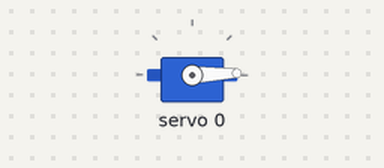
This sketch was run on a simulated Arduino Uno, built with avr-gcc and run on an emulated ATmega328P. Shown: servo.

Above: at 0.05 s.
At 2.3 s:
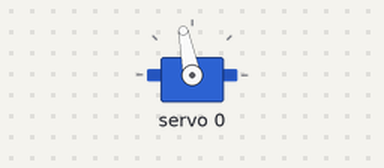
At 4.6 s:
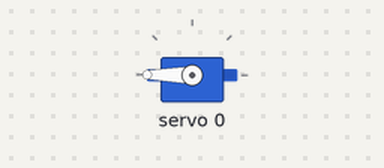
At 9.15 s:
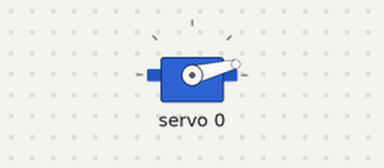
Timing chart, 0 to 12.3 s (numbered marks = the images above):
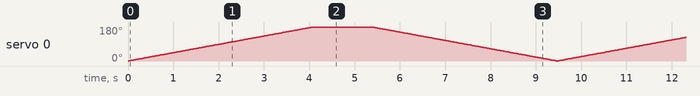

The sketch:

HCPCA9685_Servo_Example.ino
```cpp
/* FILE:    HCPCA9685_Servo_Example
   DATE:    10/06/16
   VERSION: 0.1
   AUTHOR:  Andrew Davies

   Sketch created by Hobby Components Ltd (HOBBYCOMPONENTS.COM)

10/06/16 version 0.1: Original version


This example demonstrates how to use the HCPCA9685 library together with the PCA9685
to control up to 16 servos. The sketch will initialise the library putting it into
'servo mode' and then will continuously sweep one servo connected to PWM output 0
back and forth. The example has been written particularly for the 16 Channel 12-bit
PWM Servo Motor Driver Module (HCMODU0097) available from hobbycomponents.com

To use the module connect it to your Arduino as follows:

PCA9685...........Uno/Nano
GND...............GND
OE................N/A
SCL...............A5
SDA...............A4
VCC...............5V

External 5V Power for the servo(s) can be supplied by the V+ and GND input of the
screw terminal block.

PLEASE NOTE: Depending on your servo it is possible for this sketch to attempt
drive the servo beyond its end stops. If your servo is hitting its end stops then
you should adjust the the min and max values in this sketch.

You may copy, alter and reuse this code in any way you like, but please leave
reference to HobbyComponents.com in your comments if you redistribute this code.
This software may not be used directly for the purpose of selling products that
directly compete with Hobby Components Ltd's own range of products.

THIS SOFTWARE IS PROVIDED "AS IS". HOBBY COMPONENTS MAKES NO WARRANTIES, WHETHER
EXPRESS, IMPLIED OR STATUTORY, INCLUDING, BUT NOT LIMITED TO, IMPLIED WARRANTIES OF
MERCHANTABILITY AND FITNESS FOR A PARTICULAR PURPOSE, ACCURACY OR LACK OF NEGLIGENCE.
HOBBY COMPONENTS SHALL NOT, IN ANY CIRCUMSTANCES, BE LIABLE FOR ANY DAMAGES,
INCLUDING, BUT NOT LIMITED TO, SPECIAL, INCIDENTAL OR CONSEQUENTIAL DAMAGES FOR ANY
REASON WHATSOEVER.
*/


/* Include the HCPCA9685 library */
#include "HCPCA9685.h"

/* I2C slave address for the device/module. For the HCMODU0097 the default I2C address
   is 0x40 */
#define  I2CAdd 0x40


/* Create an instance of the library */
HCPCA9685 HCPCA9685(I2CAdd);


void setup()
{
  /* Initialise the library and set it to 'servo mode' */
  HCPCA9685.Init(SERVO_MODE);

  /* Wake the device up */
  HCPCA9685.Sleep(false);
}


void loop()
{
  unsigned int Pos;

  /* Sweep the servo back and forth from its minimum to maximum position.
     If your servo is hitting its end stops then you  should adjust the
     values so that the servo can sweep though its full range without hitting
     the end stops. You can adjust the min & max positions by altering
     the trim values in the libraries HCPCA9685.h file*/
  for(Pos = 10; Pos < 450; Pos++)
  {
    /* This function sets the servos position. It takes two parameters,
     * the first is the servo to control, and the second is the servo
     * position. */
    HCPCA9685.Servo(0, Pos);
    delay(10);
  }

  for(Pos = 450; Pos >= 10; Pos--)
  {
    HCPCA9685.Servo(0, Pos);
    delay(10);
  }
}
```
